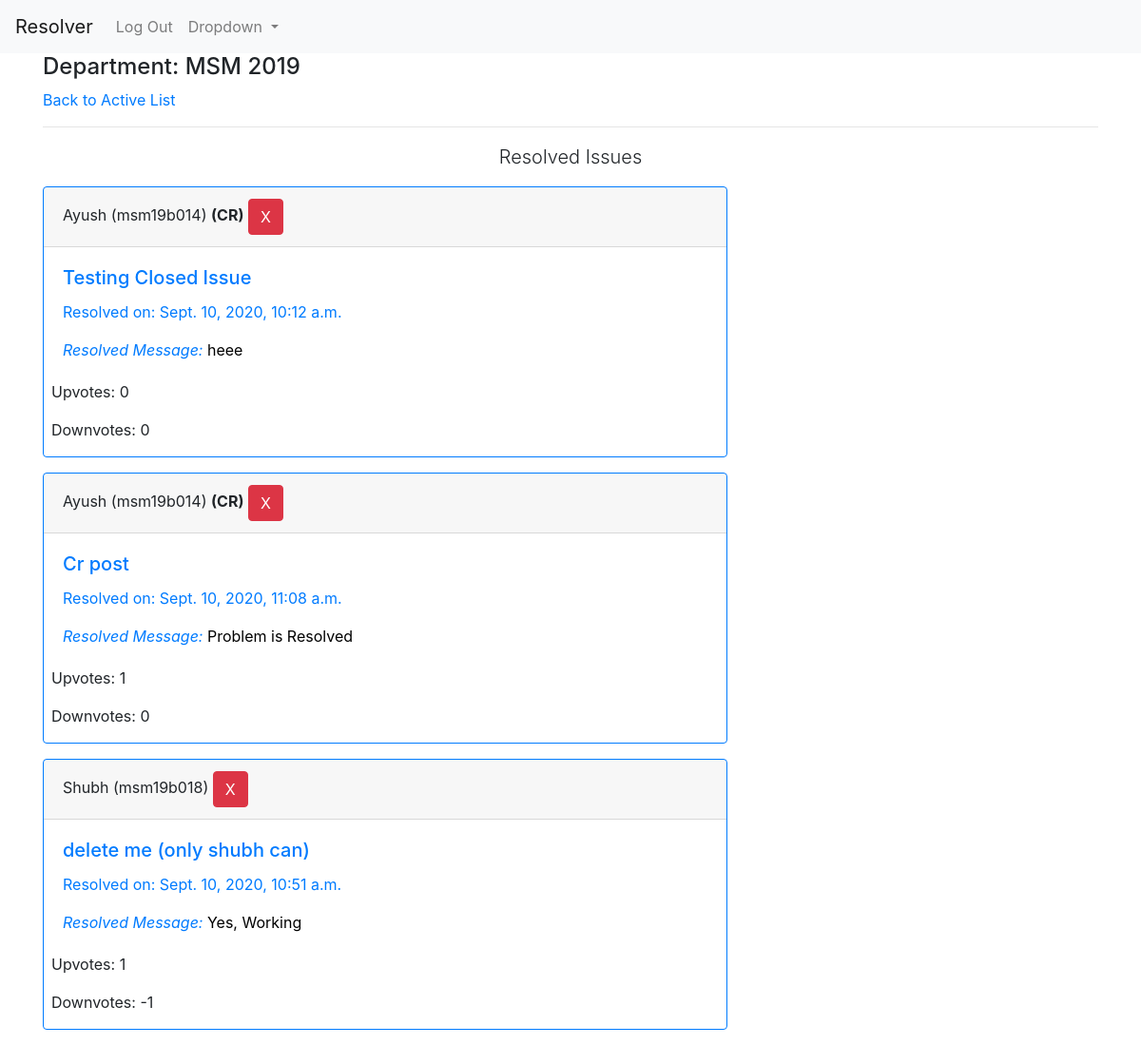
The page /resolved/ (signed in) on the database as committed earlier.
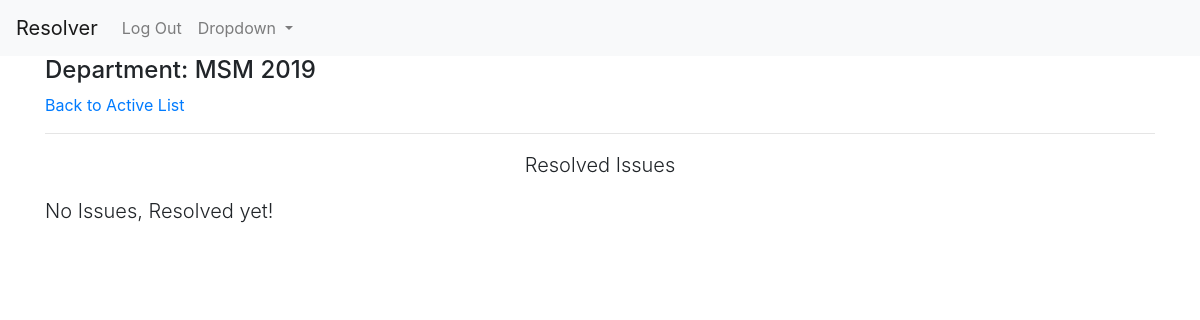
The same page on the database as committed later.
### reporter/models.py (models this page shows, shortened)
class Report(models.Model):
    user = models.ForeignKey(UserInfo,on_delete=models.CASCADE,blank=True)
    content = models.TextField('Issue')
    department = models.CharField(max_length=3,blank=True)
    year = models.CharField(max_length=4,blank=True)
    timestamp = models.DateTimeField(auto_now_add=True)
    updated = models.DateTimeField(auto_now=True)
    active = models.BooleanField(default=True)
    resolved = models.BooleanField(default=False)
    cr_line = models.CharField(max_length=256,null=True,blank=True)
    upvotes = models.IntegerField(default=0)
    downvotes = models.IntegerField(default=0)
    deadline = models.DateTimeField(null=True)
    class Meta:
        ordering = ['-timestamp']

### profiles/models.py (models this page shows, shortened)
class UserInfo(models.Model):
    user = models.OneToOneField(User,on_delete=models.CASCADE,related_name='info')
    is_cr = models.BooleanField(default=False)
    department = models.CharField(max_length=3)
    join_year = models.CharField(max_length=4)
    institute = models.ForeignKey(Institute,on_delete=models.CASCADE,related_name='allusers')
    registered_on = models.DateTimeField(auto_now_add=True)
    total_upvotes = models.IntegerField(default=0)
    total_downvotes = models.IntegerField(default=0)
    total_novotes = models.IntegerField(default=0)
    class Meta:
        ordering = ['-total_upvotes','-total_downvotes','-total_novotes']

class User(AbstractUser):
    pass

### reporter/views.py (the view)
# urls.py: path('resolved/',views.resolved_view,name='resolved'),
@login_required
def resolved_view(request):
    qs = Report.objects.filter(active=False,department=request.user.info.department,year=request.user.info.join_year,resolved=True)
    return render(request,'reporter/resolved.html',{'issue_list':qs})

### reporter/templates/reporter/resolved.html (shortened to what this page needs)
{% extends 'base.html' %}
{% load static %}
{% block content %}
{% if request.user.is_authenticated %}
    <h4>Department: {{request.user.info.department|upper}} {{request.user.info.join_year}}</h4>
    <a href="{% url 'reporter:index' %}">Back to Active List</a>
    <hr>
    <p class="mt-2 lead text-center">Resolved Issues</p>
    {% for issue in issue_list %}
    <div class="card border-primary mb-3" style="max-width: 45rem;">
        <div class="card-header">{{issue.user.user.first_name}} ({{issue.user.user.username}}) {% if issue.user.is_cr %}<strong>(CR)</strong>{% endif %} {% if request.user.info.is_cr %}<button type="button" class="btn btn-danger" data-toggle="modal" data-target="#deleteModal">X</button>{% endif %}</div>
        <div class="card-body text-primary">
          <h5 class="card-title">{{issue.content}}</h5>
          <p class="card-text">Resolved on: {{issue.updated}}</p>
          <p class="card-text resolve-message"><em>Resolved Message: </em><span style="color: black;">{{issue.cr_line}}</span></p>
        </div>
        <div class="results ml-2">
            <p>Upvotes: {{issue.upvotes}}</p>
            <p>Downvotes: {{issue.downvotes}}</p>
        </div>
    </div>
    {% empty %}
    <p class="lead">No Issues, Resolved yet!</p>
    {% endfor %}
{% endif %}
{% endblock %}

Rows that differ between the two databases and show on the page:
removed Report: user.user.first_name "Ayush", user.user.username "msm19b014", shows "(CR)", content "Testing Closed Issue", updated "Sept. 10, 2020, 10:12 a.m.", cr_line "heee", upvotes "0", downvotes "0"
removed Report: user.user.first_name "Ayush", user.user.username "msm19b014", shows "(CR)", content "Cr post", updated "Sept. 10, 2020, 11:08 a.m.", cr_line "Problem is Resolved", upvotes "1", downvotes "0"
removed Report: user.user.first_name "Shubh", user.user.username "msm19b018", content "delete me (only shubh can)", updated "Sept. 10, 2020, 10:51 a.m.", cr_line "Yes, Working", upvotes "1", downvotes "-1"
Other text that changed with them:
text now shown: "No Issues, Resolved yet!"
